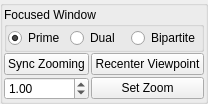
        <widget class="QGroupBox" name="groupBox_4">
         <property name="sizePolicy">
          <sizepolicy hsizetype="Preferred" vsizetype="Fixed">
           <horstretch>0</horstretch>
           <verstretch>0</verstretch>
          </sizepolicy>
         </property>
         <property name="maximumSize">
          <size>
           <width>16777215</width>
           <height>16777215</height>
          </size>
         </property>
         <property name="title">
          <string/>
         </property>
         <layout class="QVBoxLayout" name="verticalLayout_10">
          <property name="spacing">
           <number>1</number>
          </property>
          <property name="leftMargin">
           <number>1</number>
          </property>
          <property name="topMargin">
           <number>1</number>
          </property>
          <property name="rightMargin">
           <number>1</number>
          </property>
          <property name="bottomMargin">
           <number>1</number>
          </property>
          <item>
           <widget class="QGroupBox" name="groupBox_22">
            <property name="title">
             <string>Focused Window</string>
            </property>
            <layout class="QHBoxLayout" name="horizontalLayout_6">
             <property name="spacing">
              <number>1</number>
             </property>
             <property name="leftMargin">
              <number>1</number>
             </property>
             <property name="topMargin">
              <number>1</number>
             </property>
             <property name="rightMargin">
              <number>1</number>
             </property>
             <property name="bottomMargin">
              <number>1</number>
             </property>
             <item>
              <widget class="QRadioButton" name="radioButton_PrimeVisWidget">
               <property name="sizePolicy">
                <sizepolicy hsizetype="Preferred" vsizetype="Preferred">
                 <horstretch>0</horstretch>
                 <verstretch>0</verstretch>
                </sizepolicy>
               </property>
               <property name="text">
                <string>Prime</string>
               </property>
               <property name="checked">
                <bool>true</bool>
               </property>
              </widget>
             </item>
             <item>
              <widget class="QRadioButton" name="radioButton_DualVisWidget">
               <property name="sizePolicy">
                <sizepolicy hsizetype="Preferred" vsizetype="Preferred">
                 <horstretch>0</horstretch>
                 <verstretch>0</verstretch>
                </sizepolicy>
               </property>
               <property name="text">
                <string>Dual</string>
               </property>
              </widget>
             </item>
             <item>
              <widget class="QRadioButton" name="radioButton_BipartVisWidget">
               <property name="text">
                <string>Bipartite</string>
               </property>
              </widget>
             </item>
            </layout>
           </widget>
          </item>
          <item>
           <layout class="QGridLayout" name="gridLayout_32">
            <property name="bottomMargin">
             <number>0</number>
            </property>
            <property name="spacing">
             <number>2</number>
            </property>
            <item row="0" column="1">
             <widget class="QPushButton" name="pushButton_RecenterView">
              <property name="sizePolicy">
               <sizepolicy hsizetype="Preferred" vsizetype="Fixed">
                <horstretch>0</horstretch>
                <verstretch>0</verstretch>
               </sizepolicy>
              </property>
              <property name="text">
               <string>Recenter Viewpoint</string>
              </property>
             </widget>
            </item>
            <item row="0" column="0">
             <widget class="QPushButton" name="pushButton_SyncViewZooming">
              <property name="text">
               <string>Sync Zooming</string>
              </property>
             </widget>
            </item>
            <item row="1" column="0">
             <widget class="QDoubleSpinBox" name="doubleSpinBox_Zoom">
              <property name="maximum">
               <double>1000.000000000000000</double>
              </property>
              <property name="singleStep">
               <double>0.100000000000000</double>
              </property>
              <property name="value">
               <double>1.000000000000000</double>
              </property>
             </widget>
            </item>
            <item row="1" column="1">
             <widget class="QPushButton" name="pushButton_SetZoom">
              <property name="text">
               <string>Set Zoom</string>
              </property>
             </widget>
            </item>
           </layout>
          </item>
         </layout>
        </widget>
